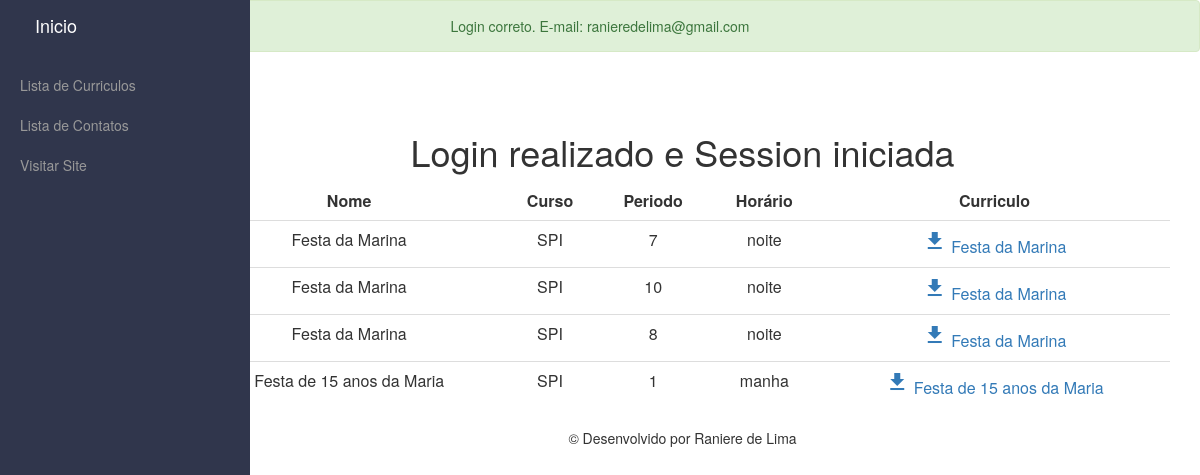
/restrito/index.php (signed in), run on the app's committed database.
### tables this page shows
CREATE TABLE `candidatos` (
  `id` int(11) NOT NULL,
  `nome` varchar(255) DEFAULT NULL,
  `email` varchar(255) DEFAULT NULL,
  `telefone1` varchar(255) DEFAULT NULL,
  `telefone2` varchar(255) DEFAULT NULL,
  `idade` varchar(3) DEFAULT NULL,
  `curso` varchar(255) DEFAULT NULL,
  `periodo` varchar(25) DEFAULT NULL,
  `horario` varchar(50) DEFAULT NULL,
  `curriculo` text,
  `informacoes` text
);

### banco-candidatos.php (called while the page is built, shortened)
<?php
function listarCandidatos($conecta){
	$candidatos = array();
	$resultado = mysqli_query($conecta , "SELECT * FROM candidatos");
	while($candidato = mysqli_fetch_assoc($resultado)) {
		array_push($candidatos, $candidato);
	}
	return $candidatos;
}

### restrito/index.php (the view, shortened to what this page needs)
      <?php
      require_once("conecta.php");
      require_once("../banco-candidatos.php");
      require_once("../mostra-alerta.php");
      $candidatos = listarCandidatos($conecta);
      ?>
<html>
  <head>
        <link rel="stylesheet" href="css/form.css">
        <link rel="stylesheet" href="css/bootstrap.css">
        <link rel="stylesheet" href="css/sidebar.css">
    </head>
    <body>
    <nav id="sidebar-wrapper" class="navbar navbar-fixed-top" style="background: #30364C; color: #9d9d9d;">
            <ul class="sidebar-nav">
                <li class="sidebar-brand"><a href="index.php" class="navbar-brand">Inicio</a></li>
                  <li><a href="listar-curriculos.php"> Lista de Curriculos </a></li>
                  <li><a href="lista-contato.php"> Lista de Contatos </a></li>
                  <li><a href="../index.php"> Visitar Site </a></li>
              </ul>
    </nav>
          <?php
            mostraAlerta("success");
          ?>
      <div class="container" style="margin-top: 5%; padding-left: 15%;">
        <h1>Login realizado e Session iniciada</h1>
        <table class="table" style="text-align: center;">
          <thead>
            <tr>
              <td><b>Nome</b></td>
              <td><b>Curso</b></td>
              <td><b>Periodo</b></td>
              <td><b>Horário</b></td>
              <td><b>Curriculo</b></td>
            </tr>
          </thead>
          <tbody>
            <?php foreach($candidatos as $candidato): ?>
              <tr>
                <td> <?= $candidato['nome'] ?> </td>
                <td><?=$candidato['curso']?></td>
                <td><?=$candidato['periodo']?></td>
                <td><?=$candidato['horario']?></td>
                <td><a href="http://localhost/luana/<?=$candidato['curriculo']?>"> <i class="material-icons">get_app</i> <?= $candidato['nome'] ?> </a></td>
              </tr>
            <?php endforeach ?>
          </tbody>
        </table>
      <div style="text-align: center;">&copy; Desenvolvido por Raniere de Lima</div>
      </div>
    </body>
</html>

### mostra-alerta.php (shortened to what this page needs)
<?php
function mostraAlerta($tipo){
                    if(isset($_SESSION[$tipo])){
                    ?>
                    <p class="alert alert-<?=$tipo?>" style="text-align: center;"><?= $_SESSION[$tipo]?></p>
                <?php
                        }
}

### restrito/css/form.css (style rules this page uses)
*, *:before, *:after { -moz-box-sizing: border-box; -webkit-box-sizing: border-box; box-sizing: border-box; }
body { font-family: 'Nunito', sans-serif; color: #384047; }
h1 { margin: 0 0 30px 0; text-align: center; }

### restrito/css/sidebar.css (style rules this page uses)
#sidebar-wrapper { z-index: 1000; position: fixed; left: 250px; width: 0; height: 100%; margin-left: -250px; overflow-y: auto; background: #000; -webkit-transition: all 0.5s ease; -moz-transition: all 0.5s ease; -o-transition: all 0.5s ease; transition: all 0.5s ease; }
.sidebar-nav { position: absolute; top: 0; width: 250px; margin: 0; padding: 0; list-style: none; }
.sidebar-nav li { text-indent: 20px; line-height: 40px; }
.sidebar-nav li a { display: block; text-decoration: none; color: #999999; }
.sidebar-nav > .sidebar-brand { height: 65px; font-size: 18px; line-height: 60px; }
.sidebar-nav > .sidebar-brand a { color: #999999; }
@media (min-width:768px) { #sidebar-wrapper { width: 250px; } }

### data on the page
candidatos: nome "Festa da Marina", curso "SPI", periodo "7", horario "noite"
candidatos: nome "Festa da Marina", curso "SPI", periodo "10", horario "noite"
candidatos: nome "Festa da Marina", curso "SPI", periodo "8", horario "noite"
candidatos: nome "Festa de 15 anos da Maria", curso "SPI", periodo "1", horario "manha"

### other printed values
$_SESSION[$tipo] "Login correto. E-mail: ranieredelima@gmail.com"
